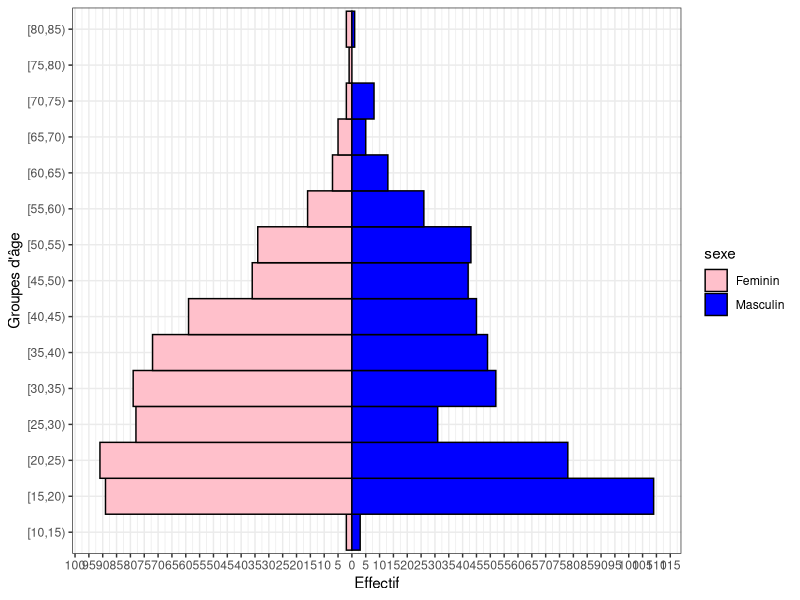

Here is the R script that generated this plot:
# Les expressions régulières

# Petite partie pour expliquer.
#
# automa theory:
# - Controler au maximum des textes
# - Methodes pour s'assurer et de la gestion du texte.
# - Trouver. Un langage pour traiter uniquement que du texte.
# - Langage Regex (administration)
# - A maîtriser!!!!
# - Chopper ce qu'on ne veut pas en plus de ce qu'on veut
# - Chopper ce qu'on ne veut pas du tout sans ce qu'on veut.(.9
# - Awal a 99 an5s.
# - 0.2789
# - 0.576[]
# 
#Comment on l'utilise en pratique.

library(stringr)


charactere_test <- "# Petite partie pour expliquer.
# automa theory:
# - Controler au maximum des textes
# - Methodes pour s'assurer et de la gestion du texte.
# - Trouver. Un langage pour traiter uniquement que du texte.
# - Langage Regex (administration)
# - A maîtriser!!!!
# - Chopper ce qu'on ne veut pas en plus de ce qu'on veut
# - Chopper ce qu'on ne veut pas du tout sans ce qu'on veut.(.9
# - Awal a 99 an5s.
# - 0.2789
# - 0.576[]"

char_test <- gsub("#", "", charactere_test)

#Gerer, enlever les espaces
char_test <- gsub("(^\\s+)|(\\s+)$", "", char_test)
char_test <- iconv(char_test,
                   from = "latin1",
                   to = "ASCII//TRANSLIT")

char_test <- str_split(char_test, "\\n")
char_test <- unlist(char_test)
#Meme chose que gsub
char_test <- str_replace_all(char_test, "[[:punct:]]", "")
char_test <- str_trim(char_test, side = "both") # ou trimws sans package
char_test <- gsub("\\d", "", char_test)
char_test <- str_squish(char_test)
phrase_1 <- char_test[1]
unlist(str_split(phrase_1, "\\s"))


#----------------- Tidyverse -----------------------
library(tidyverse)
library(scales)

#Voir la liste les fichiers d'un repertoire:
#list.files("./data")
# voir la liste des repertoires:
# list.dir("./", recursive = F)
# le recursive permet de savoir si oui ou non on descend au noeud terminal.

#fichiers <- list.files("./data", full.names = TRUE)

#renommer un fichier
#file.rename(fichiers[2], "./data/whatsapp_issa.txt")

readxl::read_excel("./data/cas_pratique.xlsx") -> cas_tidy

# CTRL + SHIFT + M %>% 

# without the tidyverse
round(100*prop.table(table(cas_tidy$resultat_test)), 2)

# with the tidyverse
cas_tidy %>% 
  count(resultat_test) %>% 
  mutate(perc = percent(n / sum(n)))

# without the tidyverse
table(subset(cas_tidy, sexe == "Feminin")$resultat_test)

# with the tidyverse
cas_tidy %>% 
  dplyr::filter(sexe == "Feminin") %>% 
  count(resultat_test)

# pyramide des ages
base_pyramid <- cas_tidy %>% 
  dplyr::select(sexe, age)  

base_pyramid <- base_pyramid %>% 
  mutate(age_coupee  = cut(age, breaks = seq(0, 100, by = 5),
                           right = FALSE)) %>% 
  group_by(sexe, age_coupee) %>% 
  summarize(nb = n()) %>% 
  mutate(nb = ifelse(sexe == "Feminin", -nb, nb))

# Visualisation:
coupures_axe <- seq(-100, 120, by = 5) 

ggplot(base_pyramid, aes(x = age_coupee, y = nb, fill = sexe)) +
  geom_bar(stat = "identity", width = 1, colour = "black") +
  coord_flip() +
  labs(x = "Groupes d'âge", y = "Effectif")+
  scale_fill_manual(values = c("pink", "blue"))+
  scale_y_continuous(breaks = coupures_axe, 
                     labels = abs(coupures_axe))+
  theme_bw()

  

